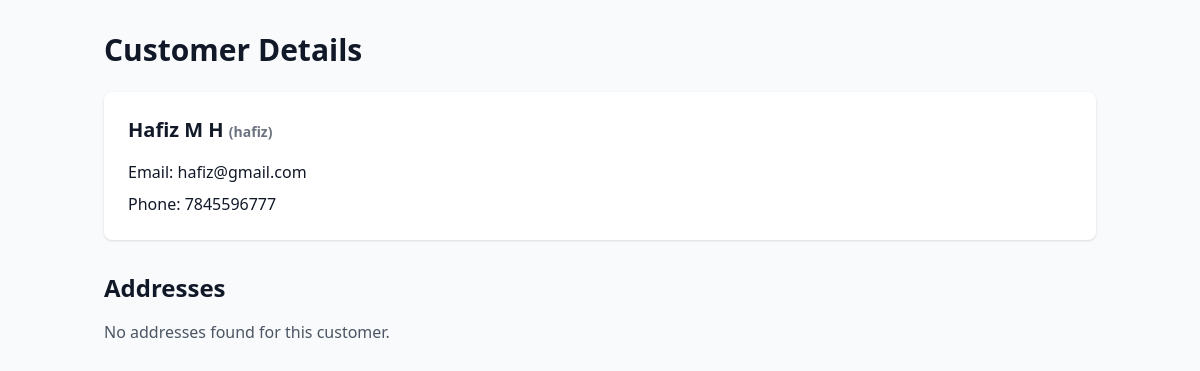
Page /adminn/customer_details/4 (signed in) on the committed database.
### app/models.py (models this page shows)
class Customer(models.Model):
    cust_name=models.CharField(max_length=255)
    cust_phone=models.IntegerField()
    cust_email=models.EmailField(max_length=255,unique=True)
    cust_username=models.CharField(max_length=255)
    cust_password=models.TextField(max_length=255)

### app/views.py (the view)
# urls.py: path('adminn/customer_details/<int:customer_id>', views.customer_detail_admin, name='customer_detail_admin'),
@login_required(login_url='admin_login')
def customer_detail_admin(request, customer_id):
    customer = get_object_or_404(Customer, pk=customer_id)
    return render(request, 'admin/customer_detail.html', {'customer': customer})

### templates/admin/customer_detail.html (shortened to what this page needs)
<!DOCTYPE html>
<html lang="en">
<head>
    <script src="https://cdn.tailwindcss.com"></script>
</head>
<body class="bg-gray-50 text-gray-900">
    <div class="max-w-5xl mx-auto px-4 py-8">
        <h2 class="text-3xl font-bold mb-6">Customer Details</h2>
        <div class="bg-white shadow rounded-lg mb-8 p-6">
            <h3 class="text-xl font-semibold mb-4">
                {{ customer.cust_name }}
                <span class="text-gray-500 text-sm">({{ customer.cust_username }})</span>
            </h3>
            <p class="mb-2"><span class="font-medium">Email:</span> {{ customer.cust_email }}</p>
            <p><span class="font-medium">Phone:</span> {{ customer.cust_phone }}</p>
        </div>
        <h4 class="text-2xl font-semibold mb-4">Addresses</h4>
        {% if customer.addresses.all %}
            <div class="grid grid-cols-1 md:grid-cols-2 gap-4">
                {% for address in customer.addresses.all %}
                <div class="bg-white shadow rounded-lg p-5 border {% if address.is_default %}border-green-500{% else %}border-gray-200{% endif %}">
                    <p class="mb-1">{{ address.address_line1 }}</p>
                    {% if address.address_line2 %}
                        <p class="mb-1">{{ address.address_line2 }}</p>
                    {% endif %}
                    <p class="mb-1">{{ address.city }}, {{ address.state }} - {{ address.postal_code }}</p>
                    {% if address.is_default %}
                        <span class="inline-block px-2 py-1 text-xs font-semibold text-green-800 bg-green-200 rounded">Default Address</span>
                    {% endif %}
                </div>
                {% endfor %}
            </div>
        {% else %}
            <p class="text-gray-600">No addresses found for this customer.</p>
        {% endif %}
    </div>
</body>
</html>

### rows in the picture
Customer: cust_name "Hafiz M H", cust_username "hafiz", cust_email "hafiz@gmail.com", cust_phone "7845596777"
